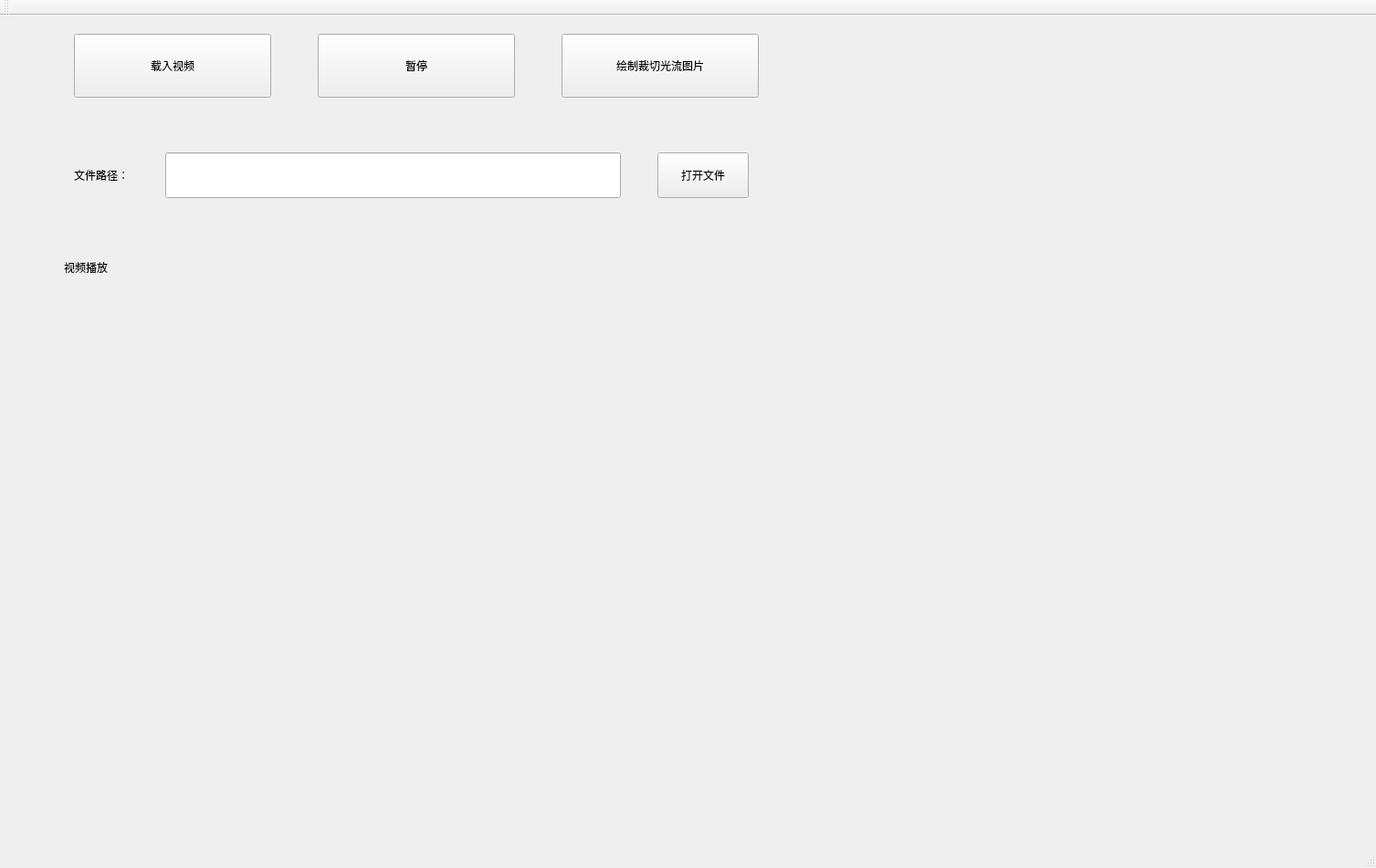
<?xml version="1.0" encoding="UTF-8"?>
<ui version="4.0">
 <class>videodisplayingqt</class>
 <widget class="QMainWindow" name="videodisplayingqt">
  <property name="geometry">
   <rect>
    <x>0</x>
    <y>0</y>
    <width>1507</width>
    <height>951</height>
   </rect>
  </property>
  <property name="windowTitle">
   <string>videodisplayingqt</string>
  </property>
  <widget class="QWidget" name="centralWidget">
   <widget class="MyQLabel" name="label">
    <property name="geometry">
     <rect>
      <x>70</x>
      <y>300</y>
      <width>421</width>
      <height>291</height>
     </rect>
    </property>
    <property name="text">
     <string/>
    </property>
   </widget>
   <widget class="QLabel" name="label_2">
    <property name="geometry">
     <rect>
      <x>70</x>
      <y>240</y>
      <width>121</width>
      <height>71</height>
     </rect>
    </property>
    <property name="text">
     <string>视频播放</string>
    </property>
   </widget>
   <widget class="QWidget" name="layoutWidget">
    <property name="geometry">
     <rect>
      <x>70</x>
      <y>20</y>
      <width>761</width>
      <height>81</height>
     </rect>
    </property>
    <layout class="QHBoxLayout" name="horizontalLayout" stretch="0,200,0,200,0">
     <property name="spacing">
      <number>11</number>
     </property>
     <property name="topMargin">
      <number>0</number>
     </property>
     <property name="rightMargin">
      <number>0</number>
     </property>
     <item>
      <widget class="QPushButton" name="pushButton">
       <property name="sizePolicy">
        <sizepolicy hsizetype="Expanding" vsizetype="Expanding">
         <horstretch>0</horstretch>
         <verstretch>0</verstretch>
        </sizepolicy>
       </property>
       <property name="text">
        <string>载入视频</string>
       </property>
      </widget>
     </item>
     <item>
      <spacer name="horizontalSpacer_2">
       <property name="orientation">
        <enum>Qt::Horizontal</enum>
       </property>
       <property name="sizeType">
        <enum>QSizePolicy::Fixed</enum>
       </property>
       <property name="sizeHint" stdset="0">
        <size>
         <width>40</width>
         <height>20</height>
        </size>
       </property>
      </spacer>
     </item>
     <item>
      <widget class="QPushButton" name="pushButton_2">
       <property name="sizePolicy">
        <sizepolicy hsizetype="Expanding" vsizetype="Expanding">
         <horstretch>0</horstretch>
         <verstretch>0</verstretch>
        </sizepolicy>
       </property>
       <property name="baseSize">
        <size>
         <width>218</width>
         <height>200</height>
        </size>
       </property>
       <property name="text">
        <string>暂停</string>
       </property>
      </widget>
     </item>
     <item>
      <spacer name="horizontalSpacer">
       <property name="orientation">
        <enum>Qt::Horizontal</enum>
       </property>
       <property name="sizeType">
        <enum>QSizePolicy::Fixed</enum>
       </property>
       <property name="sizeHint" stdset="0">
        <size>
         <width>40</width>
         <height>20</height>
        </size>
       </property>
      </spacer>
     </item>
     <item>
      <widget class="QPushButton" name="pushButton_3">
       <property name="sizePolicy">
        <sizepolicy hsizetype="Expanding" vsizetype="Expanding">
         <horstretch>0</horstretch>
         <verstretch>0</verstretch>
        </sizepolicy>
       </property>
       <property name="text">
        <string>绘制裁切光流图片</string>
       </property>
      </widget>
     </item>
    </layout>
   </widget>
   <widget class="QWidget" name="layoutWidget">
    <property name="geometry">
     <rect>
      <x>70</x>
      <y>150</y>
      <width>761</width>
      <height>61</height>
     </rect>
    </property>
    <layout class="QHBoxLayout" name="horizontalLayout_2" stretch="200,200,200,200,200">
     <property name="spacing">
      <number>0</number>
     </property>
     <property name="topMargin">
      <number>0</number>
     </property>
     <item>
      <widget class="QLabel" name="label_3">
       <property name="sizePolicy">
        <sizepolicy hsizetype="Fixed" vsizetype="Fixed">
         <horstretch>0</horstretch>
         <verstretch>0</verstretch>
        </sizepolicy>
       </property>
       <property name="text">
        <string>文件路径：</string>
       </property>
      </widget>
     </item>
     <item>
      <spacer name="horizontalSpacer_3">
       <property name="orientation">
        <enum>Qt::Horizontal</enum>
       </property>
       <property name="sizeType">
        <enum>QSizePolicy::Fixed</enum>
       </property>
       <property name="sizeHint" stdset="0">
        <size>
         <width>40</width>
         <height>20</height>
        </size>
       </property>
      </spacer>
     </item>
     <item>
      <widget class="QLineEdit" name="lineEdit">
       <property name="sizePolicy">
        <sizepolicy hsizetype="Expanding" vsizetype="Expanding">
         <horstretch>0</horstretch>
         <verstretch>0</verstretch>
        </sizepolicy>
       </property>
      </widget>
     </item>
     <item>
      <spacer name="horizontalSpacer_4">
       <property name="orientation">
        <enum>Qt::Horizontal</enum>
       </property>
       <property name="sizeType">
        <enum>QSizePolicy::Fixed</enum>
       </property>
       <property name="sizeHint" stdset="0">
        <size>
         <width>40</width>
         <height>20</height>
        </size>
       </property>
      </spacer>
     </item>
     <item>
      <widget class="QPushButton" name="pushButton_4">
       <property name="sizePolicy">
        <sizepolicy hsizetype="Expanding" vsizetype="Preferred">
         <horstretch>0</horstretch>
         <verstretch>0</verstretch>
        </sizepolicy>
       </property>
       <property name="maximumSize">
        <size>
         <width>100</width>
         <height>16777215</height>
        </size>
       </property>
       <property name="text">
        <string>打开文件</string>
       </property>
      </widget>
     </item>
    </layout>
   </widget>
  </widget>
  <widget class="QMenuBar" name="menuBar">
   <property name="geometry">
    <rect>
     <x>0</x>
     <y>0</y>
     <width>1507</width>
     <height>21</height>
    </rect>
   </property>
  </widget>
  <widget class="QToolBar" name="mainToolBar">
   <attribute name="toolBarArea">
    <enum>TopToolBarArea</enum>
   </attribute>
   <attribute name="toolBarBreak">
    <bool>false</bool>
   </attribute>
  </widget>
  <widget class="QStatusBar" name="statusBar"/>
 </widget>
 <layoutdefault spacing="6" margin="11"/>
 <customwidgets>
  <customwidget>
   <class>MyQLabel</class>
   <extends>QLabel</extends>
   <header location="global">myqlabel.h</header>
  </customwidget>
 </customwidgets>
 <resources/>
 <connections>
  <connection>
   <sender>pushButton</sender>
   <signal>clicked()</signal>
   <receiver>videodisplayingqt</receiver>
   <slot>on_displayButton_clicked()</slot>
   <hints>
    <hint type="sourcelabel">
     <x>198</x>
     <y>127</y>
    </hint>
    <hint type="destinationlabel">
     <x>287</x>
     <y>160</y>
    </hint>
   </hints>
  </connection>
  <connection>
   <sender>pushButton_2</sender>
   <signal>clicked()</signal>
   <receiver>videodisplayingqt</receiver>
   <slot>on_stopButton_clicked()</slot>
   <hints>
    <hint type="sourcelabel">
     <x>389</x>
     <y>127</y>
    </hint>
    <hint type="destinationlabel">
     <x>534</x>
     <y>155</y>
    </hint>
   </hints>
  </connection>
  <connection>
   <sender>pushButton_4</sender>
   <signal>clicked()</signal>
   <receiver>videodisplayingqt</receiver>
   <slot>open_path_slot()</slot>
   <hints>
    <hint type="sourcelabel">
     <x>570</x>
     <y>197</y>
    </hint>
    <hint type="destinationlabel">
     <x>526</x>
     <y>217</y>
    </hint>
   </hints>
  </connection>
  <connection>
   <sender>pushButton_3</sender>
   <signal>clicked()</signal>
   <receiver>videodisplayingqt</receiver>
   <slot>clickcrop()</slot>
   <hints>
    <hint type="sourcelabel">
     <x>540</x>
     <y>122</y>
    </hint>
    <hint type="destinationlabel">
     <x>207</x>
     <y>92</y>
    </hint>
   </hints>
  </connection>
 </connections>
 <slots>
  <slot>on_displayButton_clicked()</slot>
  <slot>on_stopButton_clicked()</slot>
  <slot>draw()</slot>
  <slot>open_path_slot()</slot>
  <slot>drawcrop()</slot>
  <slot>clickcrop()</slot>
  <slot>flow()</slot>
 </slots>
</ui>
